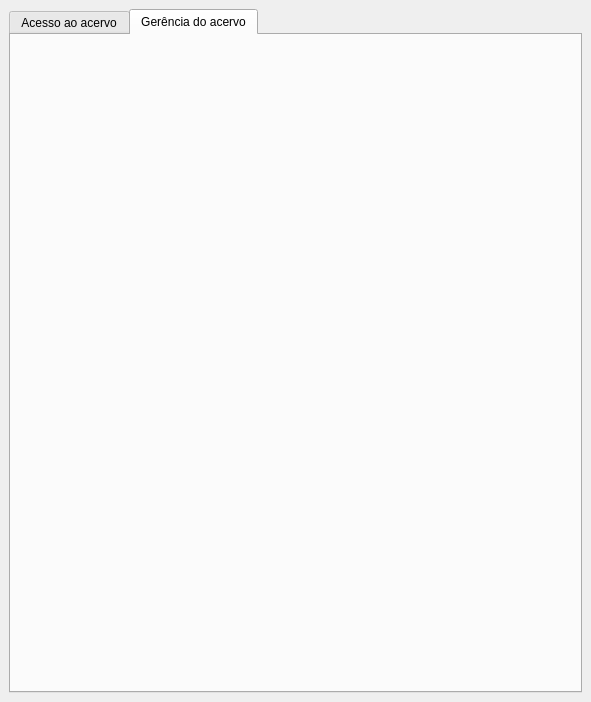
<?xml version="1.0" encoding="UTF-8"?>
<ui version="4.0">
 <class>DockWidget</class>
 <widget class="QDockWidget" name="DockWidget">
  <property name="geometry">
   <rect>
    <x>0</x>
    <y>0</y>
    <width>591</width>
    <height>702</height>
   </rect>
  </property>
  <property name="windowTitle">
   <string>Controle do Acervo</string>
  </property>
  <widget class="QWidget" name="dockWidgetContents">
   <layout class="QGridLayout" name="gridLayout">
    <item row="0" column="0">
     <widget class="QTabWidget" name="tabWidget">
      <property name="enabled">
       <bool>true</bool>
      </property>
      <property name="styleSheet">
       <string notr="true"/>
      </property>
      <property name="tabShape">
       <enum>QTabWidget::Rounded</enum>
      </property>
      <property name="currentIndex">
       <number>1</number>
      </property>
      <property name="elideMode">
       <enum>Qt::ElideNone</enum>
      </property>
      <property name="documentMode">
       <bool>false</bool>
      </property>
      <property name="tabsClosable">
       <bool>false</bool>
      </property>
      <widget class="QWidget" name="userTab">
       <attribute name="title">
        <string>Acesso ao acervo</string>
       </attribute>
       <layout class="QVBoxLayout" name="verticalLayout"/>
      </widget>
      <widget class="QWidget" name="adminTab">
       <attribute name="title">
        <string>Gerência do acervo</string>
       </attribute>
       <layout class="QVBoxLayout" name="verticalLayout_2"/>
      </widget>
     </widget>
    </item>
   </layout>
  </widget>
 </widget>
 <resources/>
 <connections/>
</ui>
